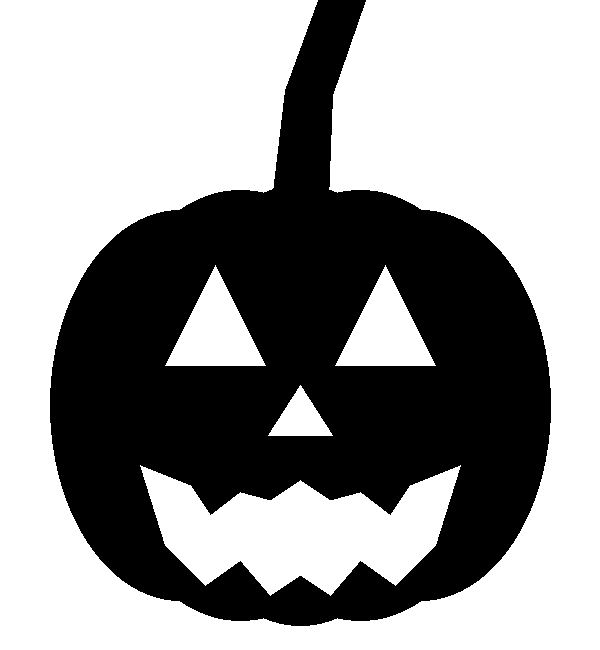

Write Python code to recreate this figure.
from PIL import Image, ImageDraw
W, H = 600, 650
im = Image.new("L", (W, H), 255); d = ImageDraw.Draw(im)
cx, cy = 300, 405
for dx, rx, ry in ((-120, 130, 195), (120, 130, 195), (-60, 145, 215), (60, 145, 215), (0, 140, 220)):
    d.ellipse([cx+dx-rx, cy-ry, cx+dx+rx, cy+ry], fill=0)
d.polygon([(272, 200), (328, 200), (332, 95), (365, 0), (318, 0), (285, 90)], fill=0)   # stem
d.polygon([(165, 365), (265, 365), (215, 265)], fill=255)    # eyes
d.polygon([(335, 365), (435, 365), (385, 265)], fill=255)
d.polygon([(268, 435), (332, 435), (300, 385)], fill=255)    # nose
top = [(140, 465), (190, 485), (210, 515), (240, 492), (270, 500), (300, 480),
       (330, 500), (360, 492), (390, 515), (410, 485), (460, 465)]
bot = [(435, 545), (395, 585), (360, 560), (330, 595), (300, 575), (270, 595),
       (240, 560), (205, 585), (165, 545)]
d.polygon(top + bot, fill=255)                                # grin
im.save("jack.png")
